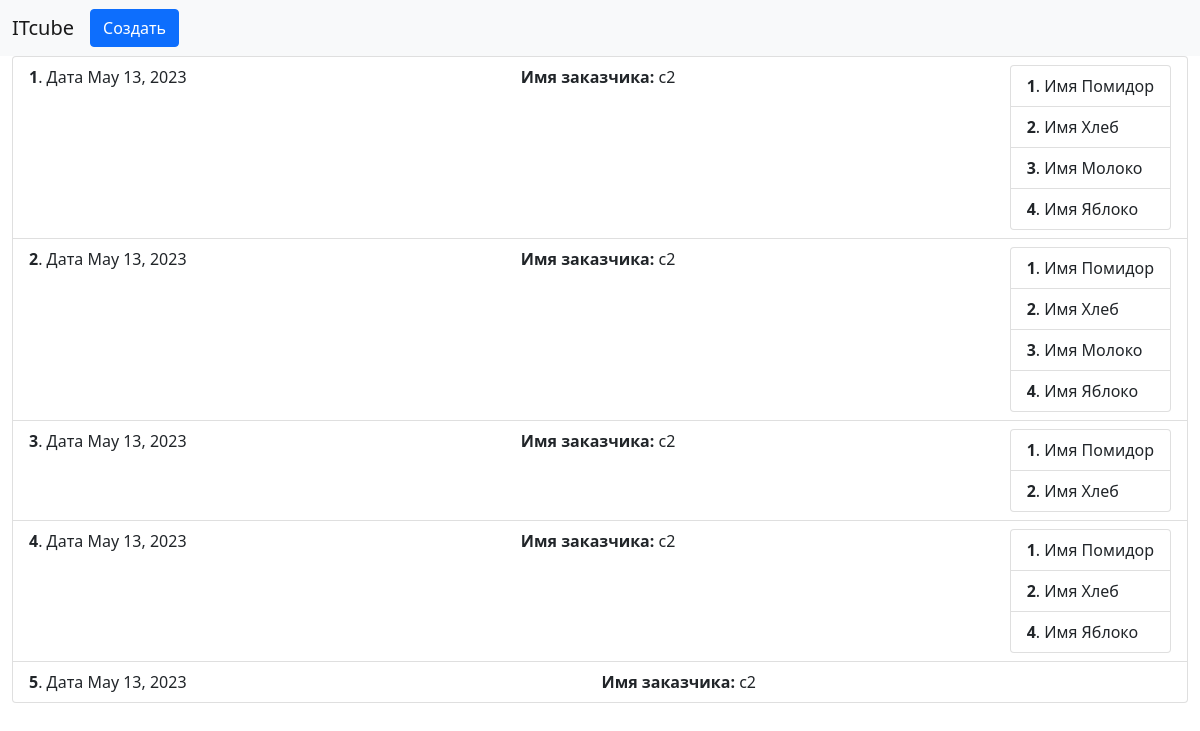
/order, run on the app's committed database.
### itcubeSite/models.py (models this page shows, shortened)
class Customer(models.Model):
    id = models.AutoField(primary_key=True)
    name = models.CharField(max_length=20,
                            null=False,
                            unique=True)

class Orders(models.Model):
    id = models.AutoField(primary_key=True)
    date = models.DateField(auto_now=True)
    customer = models.ForeignKey(Customer,
                                 on_delete=models.SET_NULL,
                                 null=True
                                 )
    products = models.ManyToManyField(Product, symmetrical=True)

class Product(models.Model):
    id = models.AutoField(primary_key=True)
    name = models.CharField(max_length=20,
                            null=False,
                            unique=True)

### itcubeSite/views/order_view.py (the view)
# urls.py: path('order', order_view.list_order),
def list_order(request):
    out = Orders.objects.all()
    orders = []
    for order in out:
        products = []
        for product in order.products.all():
            products.append(
                (product.id,
                 product.name)
            )
        orders.append((
            order.id,
            order.date,
            order.customer,
            products
        ))
    return render(request, "orderList.html", {'orders': orders})

### templates/orderList.html
{% extends "index.html" %}
{% block content %}
    <ul class="list-group">
        {% for id, date, customer, products in orders %}
        <li class="list-group-item d-flex justify-content-between">
            <span><b>{{ id }}</b>. Дата {{ date }}</span>
            <span><b>Имя заказчика:</b> {{ customer.name }}</span>
            <ul class="list-group">
                {% for id, name in products %}
                <li class="list-group-item d-flex justify-content-between">
                    <span><b>{{ id }}</b>. Имя {{ name }}</span>
                </li>
                {% endfor %}
            </ul>
        </li>
        {% endfor %}
    </ul>
{% endblock content %}

### data on the page
Customer: id "1", date "May 13, 2023", name "c2", products "1" "2" "3" "4" "1" "2" "3" "4" "1" "2" "1" "2" "4", id "2", id "3", id "4", id "5"
Product: products "Помидор" "Помидор" "Помидор" "Помидор"
Product: products "Хлеб" "Хлеб" "Хлеб" "Хлеб"
Product: products "Молоко" "Молоко"
Product: products "Яблоко" "Яблоко" "Яблоко"
